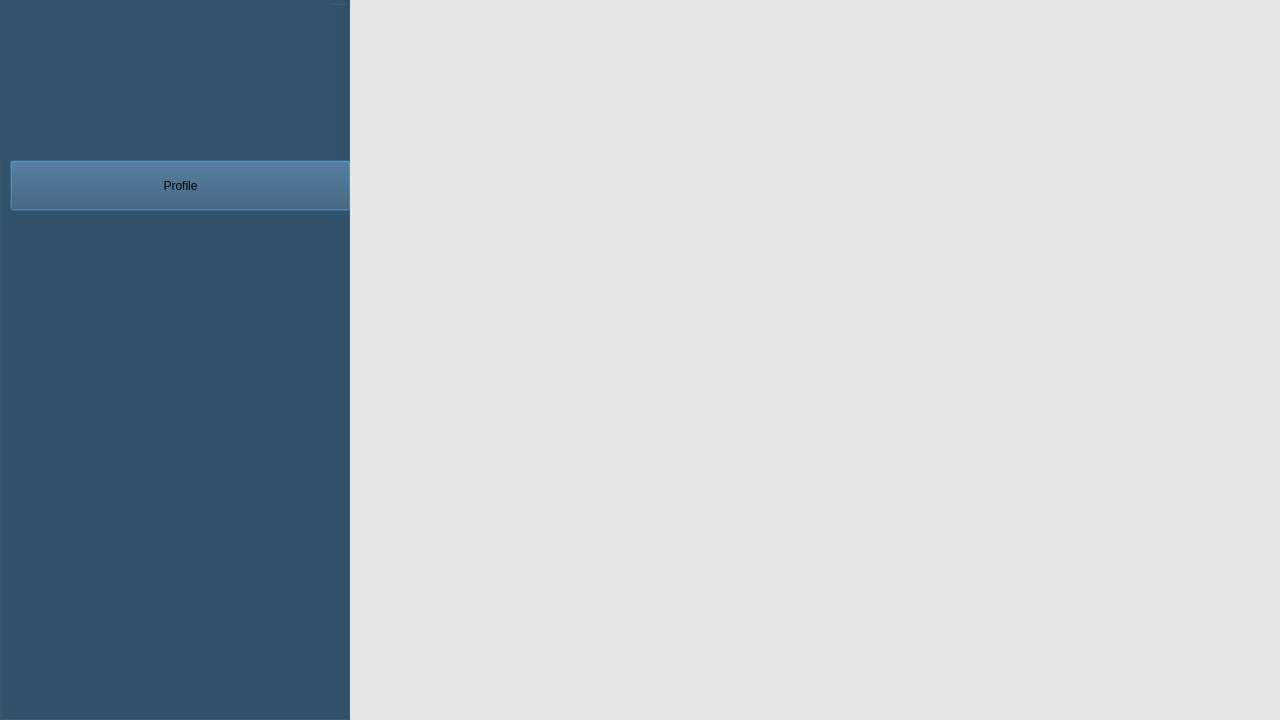
<?xml version="1.0" encoding="UTF-8"?>
<ui version="4.0">
 <class>Dialog</class>
 <widget class="QDialog" name="Dialog">
  <property name="geometry">
   <rect>
    <x>0</x>
    <y>0</y>
    <width>1280</width>
    <height>720</height>
   </rect>
  </property>
  <property name="minimumSize">
   <size>
    <width>1280</width>
    <height>720</height>
   </size>
  </property>
  <property name="maximumSize">
   <size>
    <width>1280</width>
    <height>720</height>
   </size>
  </property>
  <property name="mouseTracking">
   <bool>true</bool>
  </property>
  <property name="tabletTracking">
   <bool>true</bool>
  </property>
  <property name="windowTitle">
   <string>Dialog</string>
  </property>
  <property name="styleSheet">
   <string notr="true">background-color: rgb(230, 230, 230);</string>
  </property>
  <widget class="QGroupBox" name="side_bar">
   <property name="geometry">
    <rect>
     <x>0</x>
     <y>0</y>
     <width>350</width>
     <height>720</height>
    </rect>
   </property>
   <property name="minimumSize">
    <size>
     <width>350</width>
     <height>720</height>
    </size>
   </property>
   <property name="maximumSize">
    <size>
     <width>350</width>
     <height>720</height>
    </size>
   </property>
   <property name="styleSheet">
    <string notr="true">background-color: rgb(50, 82, 110);</string>
   </property>
   <property name="title">
    <string/>
   </property>
   <widget class="QLabel" name="logo">
    <property name="geometry">
     <rect>
      <x>0</x>
      <y>0</y>
      <width>331</width>
      <height>161</height>
     </rect>
    </property>
    <property name="text">
     <string/>
    </property>
    <property name="pixmap">
     <pixmap>../Desktop/Project &amp; Assignments/Semester 5/SDA/AEMS/Images/logo-black.png</pixmap>
    </property>
    <property name="scaledContents">
     <bool>true</bool>
    </property>
   </widget>
   <widget class="QPushButton" name="profile">
    <property name="geometry">
     <rect>
      <x>10</x>
      <y>160</y>
      <width>341</width>
      <height>51</height>
     </rect>
    </property>
    <property name="styleSheet">
     <string notr="true">font: 14pt &quot;Sitka&quot;;</string>
    </property>
    <property name="text">
     <string>Profile</string>
    </property>
   </widget>
  </widget>
 </widget>
 <resources/>
 <connections/>
</ui>
